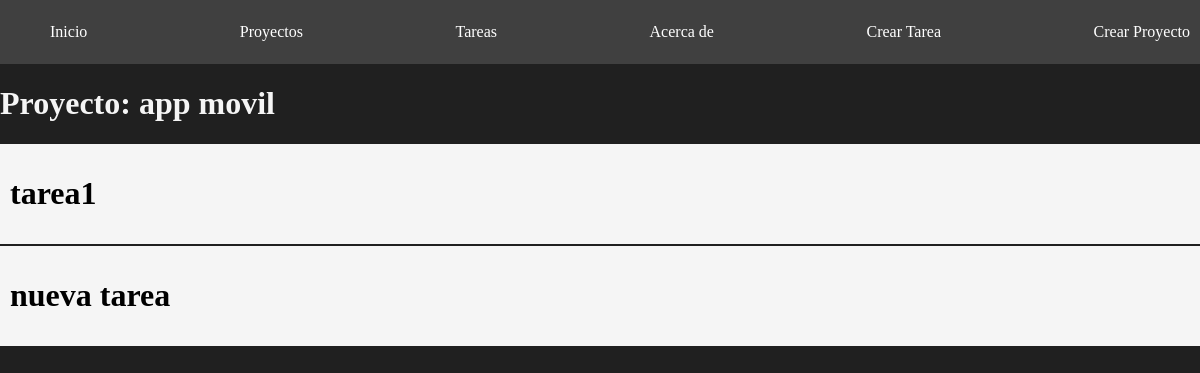
The page /project_details/1 on the database its author committed.
### myapp/models.py (models this page shows, shortened)
class Project(models.Model):
    name=models.CharField(max_length=200)

class Task(models.Model):
    title=models.CharField(max_length=200)
    description=models.TextField()
    project=models.ForeignKey(Project,on_delete=models.CASCADE)
    done=models.BooleanField(default=False)

### myapp/views.py (the view)
# urls.py: path('project_details/<int:id>',views.project_details,name="project_details")
def project_details(request,id):
    project=get_object_or_404(Project,id=id)
    tasks=Task.objects.filter(project_id=id)
    return render(request,'projects/projects_details.html',{
        'project':project,
        'tasks':tasks
    })

### myapp/templates/projects/projects_details.html
{% extends 'layout/base.html' %}
{% block content %}
    <h1>Proyecto: {{project.name}}</h1>
    {% for task in tasks %}
        <div class="card">
            <h1>{{task.title}}</h1>
        </div>
    {% endfor %}
{% endblock %}

### myapp/static/styles/main.css (style rules this page uses)
body { background: #202020; color: whitesmoke; margin: 0; }
.card { background: whitesmoke; padding: 10px; margin-bottom: 2px; color: black; }

### rows shown on the page
Project: name "app movil"
Task: title "tarea1"
Task: title "nueva tarea"
